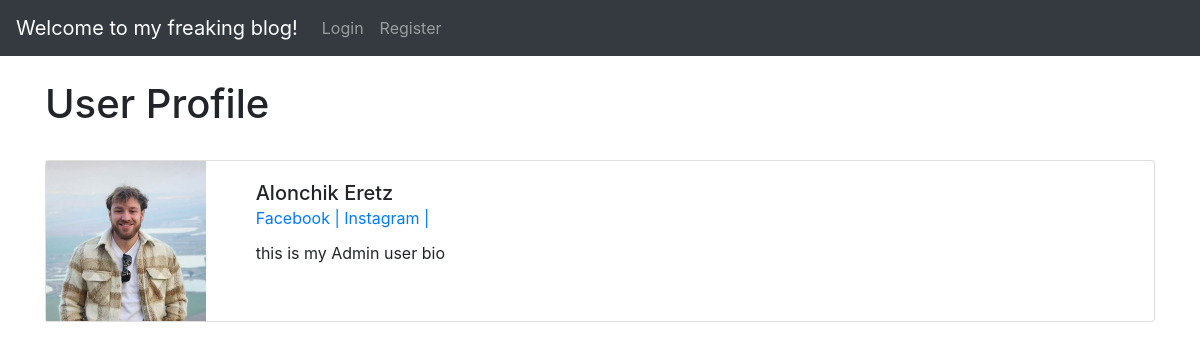
Page /members/1/profile on the committed database.
### theblog/models.py (models this page shows, shortened)
class Profile(models.Model):
    user = models.OneToOneField(User,null=True,on_delete= models.CASCADE)
    bio = models.CharField(max_length=100)
    profile_pic = models.ImageField(blank=True,null=True,upload_to='images/')
    facebook_url = models.CharField(max_length=255,null=True,blank=True)
    instagram_url = models.CharField(max_length=255,null=True,blank=True)
    twitter_url = models.CharField(max_length=255,null=True,blank=True)

### members/views.py (the view)
# urls.py: path('<int:pk>/profile', ShowProfilePageView.as_view(), name='user_profile'),
class ShowProfilePageView(DetailView):
    model = Profile
    template_name = 'register/user_profile.html'
    def get_context_data(self, *args, **kwargs):
        user = Profile.objects.all()
        page_user = get_object_or_404(Profile, id=self.kwargs['pk'])
        context = super(ShowProfilePageView, self).get_context_data(*args, **kwargs)
        context['page_user'] = page_user
        return context

### members/templates/register/user_profile.html (shortened to what this page needs)
    {% extends 'base.html' %}
    {% load static %}
    {% block content %}
                <br/>
                <h1>User Profile</h1>
        <br/>
                   <div class="card mb-3">
          <div class="row g-0">
            <div class="col-md-2">
                {% if page_user.profile_pic.url %}
              <img src="{{ page_user.profile_pic.url }}" class="img-fluid rounded-start">
                {% else %}
                    <img src="{% static 'images/default-profile-pic.jpg' %}" class="img-fluid rounded-start">
                {% endif %}
            </div>
            <div class="col-md-8">
              <div class="card-body">
                <h5 class="card-title">
                    {{ page_user.user.first_name }}
                    {{ page_user.user.last_name }}
                    <p class="card-text"><small class="text-muted">
                        {% if page_user.facebook_url %}
                       <a href="{{ page_user.facebook_url }}" target="_blank"> Facebook |</a>
                        {% endif %}
                        {% if page_user.instagram_url %}
                        <a href="{{ page_user.instagram_url }}" target="_blank"> Instagram |</a>
                        {% endif %}
                    </small></p>
                </h5>
                <p class="card-text">{{ page_user.bio }}</p>
              </div>
            </div>
          </div>
        </div>
    {% endblock %}

### rows in the picture
Profile: profile_pic (picture), user.first_name "Alonchik", user.last_name "Eretz", bio "this is my Admin user bio"
